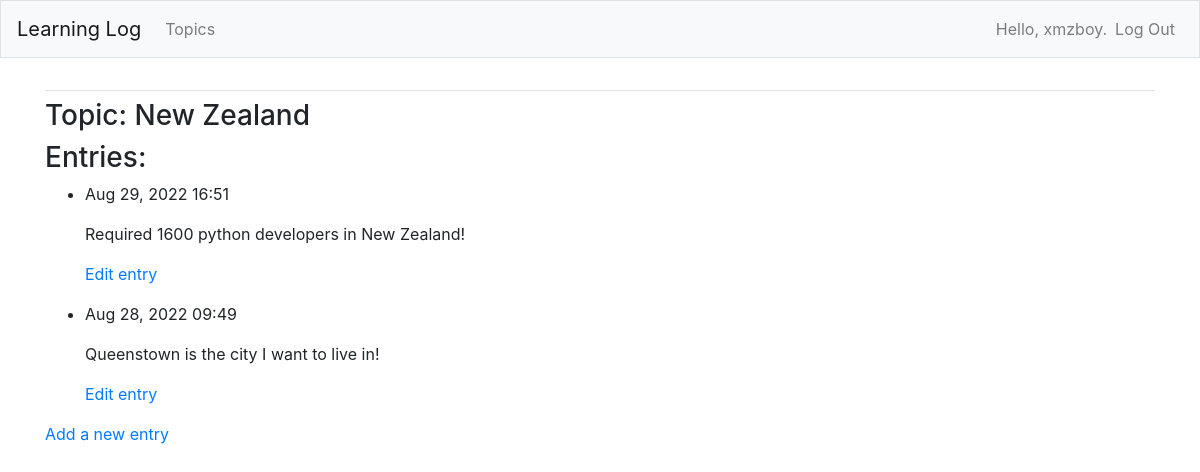
The page /topics/3/ (signed in) on the database its author committed.
### learning_logs/models.py (models this page shows, shortened)
class Topic(models.Model):
    text = models.CharField(max_length=200)
    date_added = models.DateTimeField(auto_now_add=True)
    owner = models.ForeignKey(User, on_delete=models.CASCADE)
    def __str__(self):
        return self.text

class Entry(models.Model):
    topic = models.ForeignKey(Topic, on_delete=models.CASCADE)
    text = models.TextField()
    date_added = models.DateTimeField(auto_now_add=True)
    class Meta:
        verbose_name_plural = 'entries'

### learning_logs/views.py (the view)
# urls.py: path('topics/<int:topic_id>/', views.topic, name='topic'),
@login_required
def topic(request, topic_id):
    topic = Topic.objects.get(id=topic_id)
    check_topic_owner(topic.owner, request.user)
    entries = topic.entry_set.order_by('-date_added')
    context = {'topic': topic, 'entries': entries}
    return render(request, 'learning_logs/topic.html', context)

### learning_logs/views.py (called while the page is built)
def check_topic_owner(topic_owner, request_user):
    if topic_owner != request_user:
        raise Http404

### learning_logs/templates/learning_logs/topic.html (shortened to what this page needs)
<!DOCTYPE html>
<html lang="en">
<head>
    {% extends 'learning_logs/base.html' %}
  {% block content %}
  <h3>Topic: {{ topic }}</h3>
  <h3>Entries:</h3>
  <ul>
    {% for entry in entries %}
      <li>
        <p>{{ entry.date_added|date:'M d, Y H:i'}}</p>
        <p>{{ entry.text|linebreaks }}</p>
        <p><a href="{% url 'learning_logs:edit_entry' entry.id %}">Edit entry</a></p>
      </li>
    {% empty %}
      <li>There are no entries for this topic yet.</li>
    {% endfor %}
  </ul>
      <a href="{% url 'learning_logs:new_entry' topic.id %}">Add a new entry</a>
  {% endblock content %}

### learning_logs/templates/learning_logs/base.html (shortened to what this page needs)
{% load bootstrap4 %}
<!DOCTYPE html>
<html lang="en">
<head>
    {% bootstrap_css %}
</head>
<body>
    <nav class="navbar navbar-expand-md navbar-light bg-light mb-4 border">
        <a class="navbar-brand" href="{% url 'learning_logs:index' %}">Learning Log</a>
        <div class="collapse navbar-collapse" id="navbarCollapse">
            <ul class="navbar-nav mr-auto">
                <li class="nav-item">
                    <a class="nav-link" href="{% url 'learning_logs:topics' %}">Topics</a>
                </li>
            </ul>
            <ul class="navbar-nav ml-auto">
                {% if user.is_authenticated %}
                    <li class="nav-item">
                        <span class="navbar-text">Hello, {{ user.username }}.</span>
                    </li>
                    <li class="nav-item">
                        <a class="nav-link" href="{% url 'users:logout' %}">Log Out</a>
                    </li>
                {% endif %}
            </ul>
        </div>
    </nav>
    <main role="main" class="container">
        <div class="pb-2 mb-2 border-bottom">
        </div>
        <div>
            {% block content %}{% endblock content %}
        </div>
    </main>
</body>

### rows shown on the page
Topic: text "New Zealand"
Entry: date_added "Aug 29, 2022 16:51", text "Required 1600 python developers in New Zealand!"
Entry: date_added "Aug 28, 2022 09:49", text "Queenstown is the city I want to live in!"

### other values the page prints
{{ user.username }} "xmzboy"
